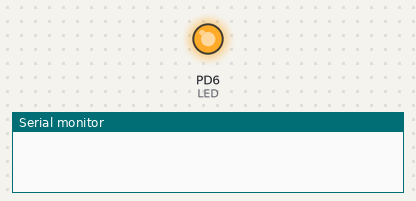
A program run on a simulated ATmega328P, built with avr-gcc and emulated at 16 MHz. Parts: output pins drawn as LEDs (lit = HIGH), the last lines printed to the serial monitor.

Above: at 0.7 s.
At 5.2 s:
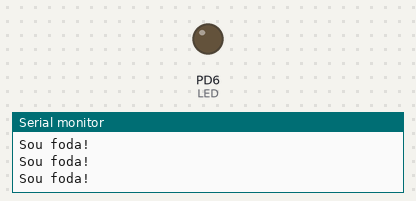
Timing chart, 0 to 6.9 s (numbered marks = the images above):
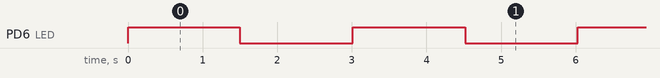

Measured:
- by itself, PD6 (LED): alternates HIGH for 1.5 s and LOW for 1.5 s

The program:

main.c
```c
#include <avr/io.h>
#include <avr/interrupt.h>
#include <string.h>

/* USART config */
#define F_CPU   16000000
#define BAUD    9600
#define MYUBRR     ((F_CPU/16/BAUD) - 1)

#include <util/delay.h>

void USART_Init(unsigned int ubrr){
	/* Set Baud Rate */
	UBRR0H = (unsigned int) (ubrr>>8);
	UBRR0L = (unsigned char) ubrr;
	/* Activate Transmissor (TX) e Receptor (RX) */
	UCSR0B = (1<<RXEN0)|(1<<TXEN0);
	/* Set frame format: 8 data; 1stop bit */
	UCSR0C = (1<<UCSR0B) | (1<<UCSZ00) | (1<<UCSZ01);

}
void USART_Transmit( unsigned char data )
{
	/* Wait for empty transmit buffer */
	while ( !( UCSR0A & (1<<UDRE0)) )
	;
	/* Put data into buffer, sends the data */
	UDR0 = data;
}

void LED_Init(){
	/* Set led OUTPUT */
	DDRD |= (1<<DDD6);
	/* Turn on LED */
	PORTD |= (1<<PORTD6);
}

void usart_putchar( unsigned char data )
{
	// Do nothing while UDRE0 indicates data still in transit
	while( !(UCSR0A & (1<<UDRE0)) ) {}

	// Put data into buffer
	UDR0 = data;
}


void usart_putstring(char s[])
{
	int i = 0;

	while (s[i] != 0x00)
	{
		usart_putchar(s[i]);
		i++;
	}
}

int main(void)
{
	/* Turn off interrupt */
	cli();

	/* Init USART */
	USART_Init(MYUBRR);

	/* Init LED */
	LED_Init();

	/* Turn on interrupt */
	sei();

	while(1)
	{
		/* Wait 1500ms */
		_delay_ms(1500);
		/* Change led state */
		PORTD ^= (1<<PORTD6);
		/* Print important string */
		usart_putstring( "Sou foda!\r\n" );
	}
}
```
